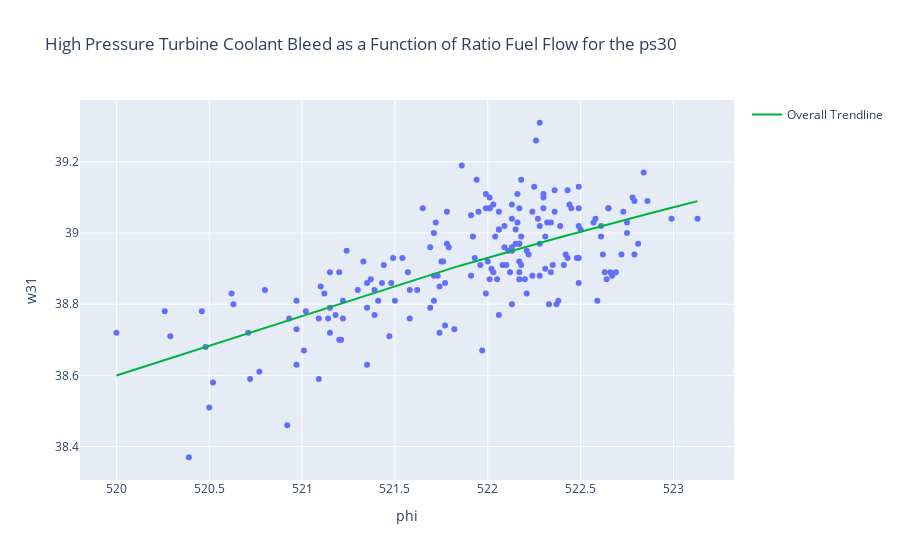

This figure's notebook cell:
### Code cell
#comass, span, halflife, and alpha are mutually exclusive
figure02 = px.scatter(hpc_outlet_aircraft_engine01, x="phi", y="w31",
                      hover_name ="depart_icao",
                      trendline="lowess",
                      trendline_scope = "overall",
                      trendline_options=dict(frac=1),
                      trendline_color_override="#00b33c",
                      title="High Pressure Turbine Coolant Bleed as a Function of Ratio Fuel Flow for the ps30")
figure02.show()

### Figure 1 — Plotly figure (JSON) as saved in the notebook; plotly's stock layout.template omitted (floating-point values rounded to 4 significant figures; data arrays with more than 128 entries replaced by an {"elided": "..."} marker saying what was removed)
{"data": [{"hovertemplate": "<b>%{hovertext}</b><br><br>phi=%{x}<br>w31=%{y}<extra></extra>", "hovertext": {"elided": "190 str values"}, "legendgroup": "", "marker": {"color": "#636efa", "symbol": "circle"}, "mode": "markers", "name": "", "orientation": "v", "showlegend": false, "type": "scatter", "x": {"elided": "190 float values"}, "xaxis": "x", "y": {"elided": "190 float values"}, "yaxis": "y"}, {"hovertemplate": "<b>LOWESS trendline</b><br><br>phi=%{x}<br>w31=%{y} <b>(trend)</b><extra></extra>", "legendgroup": "Overall Trendline", "line": {"color": "#00b33c"}, "mode": "lines", "name": "Overall Trendline", "showlegend": true, "type": "scatter", "x": {"elided": "190 float values"}, "xaxis": "x", "y": {"elided": "190 float values"}, "yaxis": "y"}], "layout": {"legend": {"tracegroupgap": 0}, "title": {"text": "High Pressure Turbine Coolant Bleed as a Function of Ratio Fuel Flow for the ps30"}, "xaxis": {"anchor": "y", "domain": [0, 1], "title": {"text": "phi"}}, "yaxis": {"anchor": "x", "domain": [0, 1], "title": {"text": "w31"}}}}
